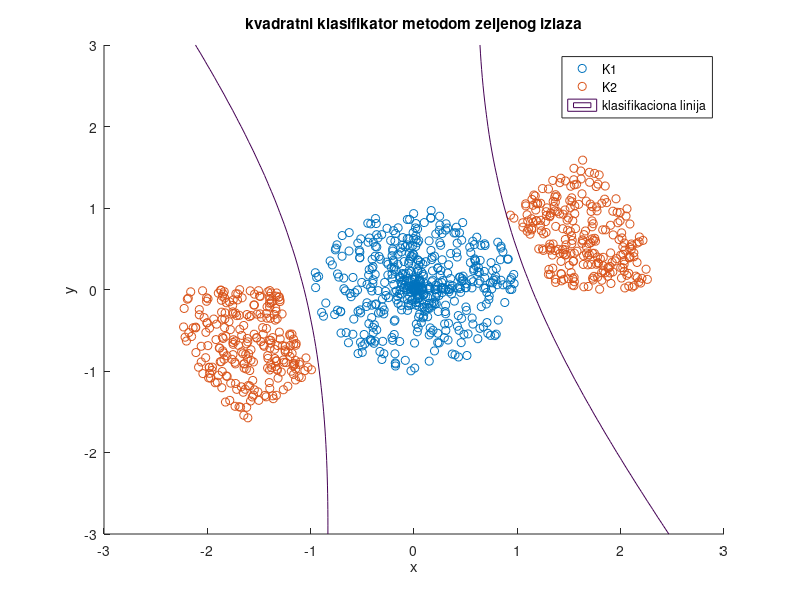

Source code (MATLAB):
clear;
close all;
clc;

N = 500;

phi1 = 2*pi*rand(1, N);
phi1 = phi1.^2;
rho1 = rand(1, N);
X = zeros(2, N);
X(1, :) = rho1.*cos(phi1);
X(2, :) = rho1.*sin(phi1);

pom = rand(1, N);
phi2 = pi/4*rand(1, N).*(pom < 0.5) + (pi + pi/4*rand(1, N)).*(pom >= 0.5);
rho2 = rand(1, N) + 1.3;
Y = zeros(2, N);
Y(1, :) = rho2.*cos(phi2);
Y(2, :) = rho2.*sin(phi2);

figure();
hold on;
scatter(X(1, :), X(2, :), 'bo');
scatter(Y(1, :), Y(2, :), 'ro');
xlabel("x");
ylabel("y");

Gamma = [ones(N, 1); 2*ones(N, 1)];

U = [-1*ones(1, N), ones(1, N); ...
    -1*X, Y; ...
    -1*X(1, :).^2, Y(1, :).^2; ...
    -1*X(2, :).^2, Y(2, :).^2; ...
    -2*X(1, :).*X(2, :), 2*Y(1, :).*Y(2, :)];
W = (U*U')^(-1)*U*Gamma;
v0 = W(1);
V1 = W(2);
V2 = W(3);
Q11 = W(4);
Q22 = W(5);
Q12 = W(6);

x1 = -3:0.1:3;
x2 = -3:0.1:3;
[x1, x2] = meshgrid(x1, x2);
h = v0 + V1*x1 + V2*x2 + Q11*x1.^2 + Q22*x2.^2 + Q12*x1.*x2;

contour(x1, x2, h, [0, 0]);
legend("K1", "K2", "klasifikaciona linija");
title("kvadratni klasifikator metodom zeljenog izlaza");